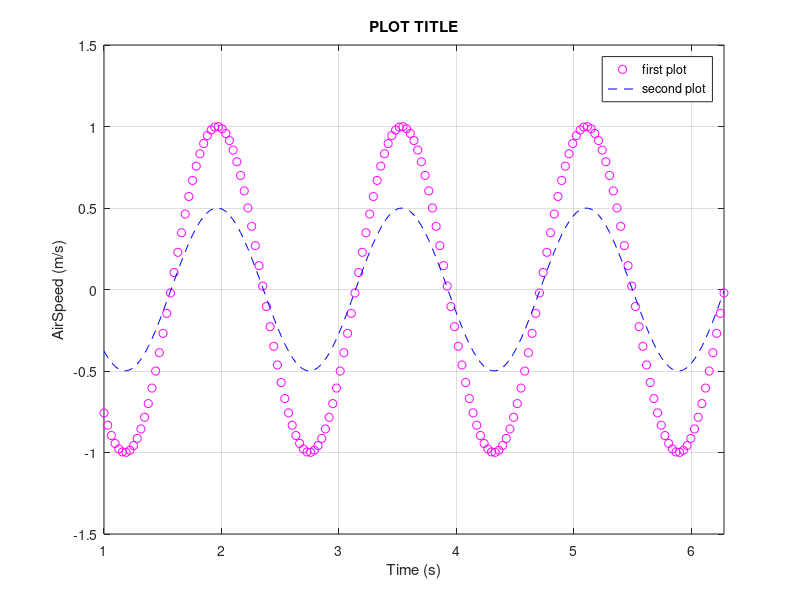

This chart was generated by the following MATLAB code:
Data = csvread("Sine.csv");

x = Data(:,1);
y = Data(:,2);

%plot
figure(1)
plot(x,y,"om") %% o->circle m->magenta
hold on % keeps figure and adds other plots to figure 1
plot(x,.5.*y,"--b") %% -- ->dashed line b->blue
grid on %add grids
axis tight %fits x and y to window
ylim([-1.5 1.5]) %limits y axis from -1.5 to 1.5
xlabel("Time (s)") %label for x
ylabel("AirSpeed (m/s)") %label for y
title("PLOT TITLE")
legend("first plot", "second plot")
hold off

